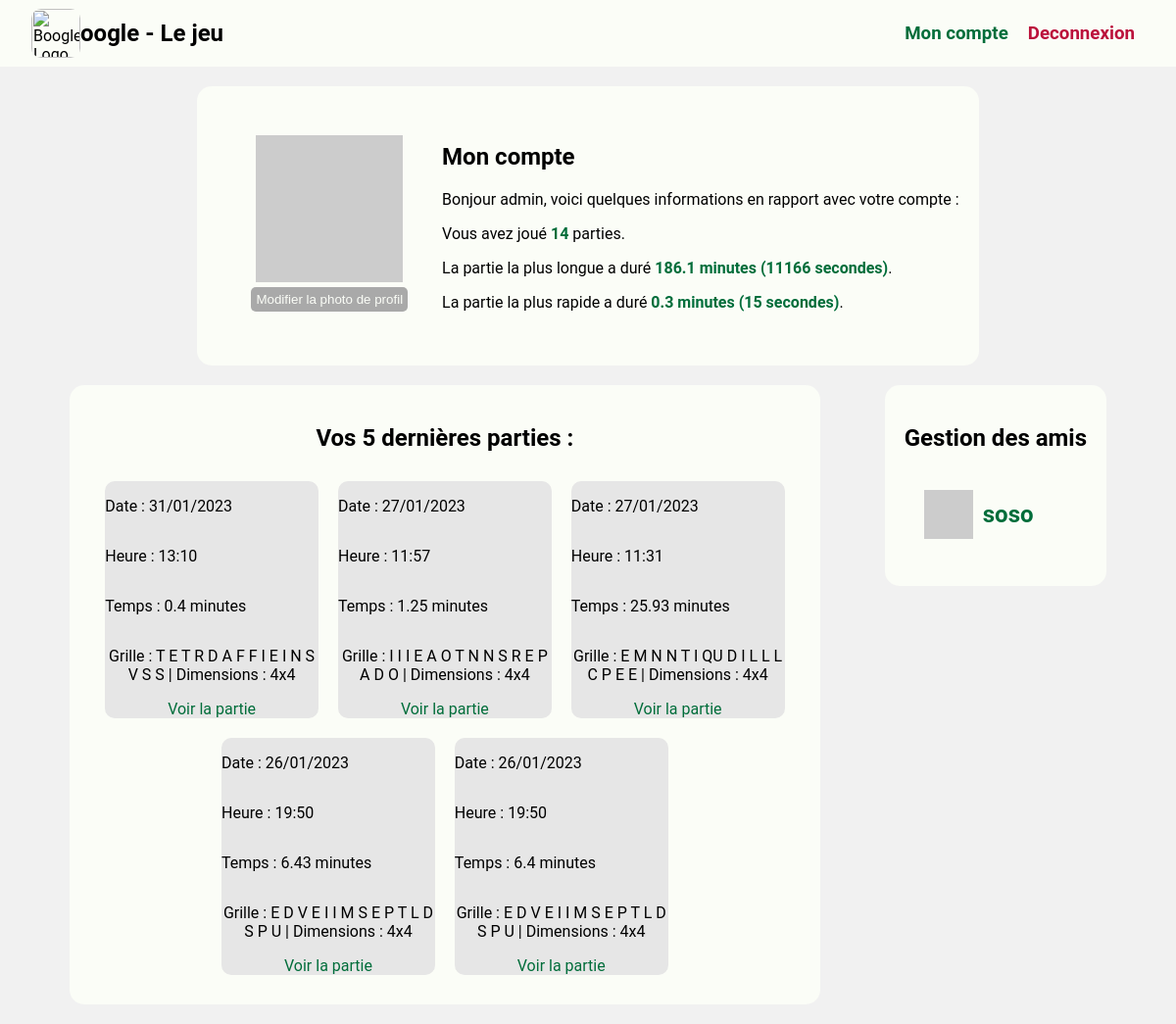
Screenshot of /account.php (signed in) with the database file from the repository.
### tables this page shows
CREATE TABLE `partie` (
  `idPartie` varchar(50) NOT NULL,
  `NbMotsTrouves` varchar(50) DEFAULT NULL,
  `idVainqueur` varchar(50) DEFAULT NULL,
  `dimensionsGrille` varchar(10) NOT NULL,
  `Grille` longtext DEFAULT NULL CHECK (json_valid(`Grille`)),
  `NomDicoUtilise` varchar(50) DEFAULT NULL,
  `DateDebutPartie` datetime DEFAULT NULL,
  `DateFinPartie` datetime DEFAULT NULL,
  `idChat` varchar(50) DEFAULT NULL
);

CREATE TABLE `amis` (
  `idUser1` int(11) NOT NULL,
  `idUser2` int(11) NOT NULL
);

CREATE TABLE `utilisateur` (
  `idUser` int(11) NOT NULL,
  `photoProfil` varchar(50) DEFAULT NULL,
  `pseudoUser` varchar(50) DEFAULT NULL,
  `login` varchar(50) DEFAULT NULL,
  `email` varchar(50) NOT NULL,
  `password` varchar(255) DEFAULT NULL
);

### public/controller/Joueur.php (the view, shortened to what this page needs)
<?php
class Joueur
{
    private $idUser;
    private $email;
    private $pseudo;
    public function __construct($idUser)
    {
        $this->idUser = $idUser;
        global $conn;
        $sql = "SELECT * FROM utilisateur WHERE idUser = :idUser";
        $stmt = $conn->prepare($sql);
        $stmt->execute(["idUser" => $this->idUser]);
        $result = $stmt->fetch();
        $this->email = $result["email"];
        $this->pseudo = $result["pseudoUser"];
    }
    public function nombrePartiesJouees()
    {
        global $conn;
        $sql = "SELECT COUNT(*) FROM jouer WHERE idUser = :idUser";
        $stmt = $conn->prepare($sql);
        $stmt->execute(["idUser" => $this->idUser]);
        $result = $stmt->fetch();
        return $result[0];
    }
    public function partiePlusLongue()
    {
        global $conn;
        $sql = "SELECT DateFinPartie - DateDebutPartie FROM partie WHERE idPartie IN (SELECT idPartie FROM jouer WHERE idUser = :idUser) ORDER BY DateFinPartie - DateDebutPartie DESC LIMIT 1";
        $stmt = $conn->prepare($sql);
        $stmt->execute(["idUser" => $this->idUser]);
        $result = $stmt->fetch();
        $temps = $result[0];
        $msg = round($temps / 60, 1) . " minutes ($temps secondes)";
        return $msg;
    }
    public function partiePlusRapide()
    {
        global $conn;
        $sql = "SELECT DateFinPartie - DateDebutPartie FROM partie WHERE idPartie IN (SELECT idPartie FROM jouer WHERE idUser = :idUser) ORDER BY DateFinPartie - DateDebutPartie ASC LIMIT 1";
        $stmt = $conn->prepare($sql);
        $stmt->execute(["idUser" => $this->idUser]);
        $result = $stmt->fetch();
        $temps = $result[0];
        $msg = round($temps / 60, 1)  . " minutes ($temps secondes)";
        return $msg;
    }
    public function echoInFriendList()
    {
        $hash = md5(strtolower(trim($this->email)));
        echo "<div class='friend'>
        <div class='friend-header'>
        <img src='https://www.gravatar.com/avatar/{$hash}?s=200&d=identicon' alt='Profile picture' height='50' />
            <a href='compte.php?{$this->idUser}' ><h2 class='friendName'>{$this->pseudo}</h2></a>
            <i class='fas fa-comment-alt-lines'></i>
        </div>
        </div>";
    }
    public function getParties($nombre)
    {
        global $conn;
        $sql = "SELECT * FROM partie WHERE idPartie IN (SELECT idPartie FROM jouer WHERE idUser = ?) ORDER BY DateFinPartie DESC LIMIT ? ";
        $stmt = $conn->prepare($sql);
        $stmt->bindParam(1, $this->idUser);
        $stmt->bindParam(2, $nombre, PDO::PARAM_INT);
        try {
            $stmt->execute();
        } catch (PDOException $e) {
            echo $e->getMessage();
        }
        while ($result = $stmt->fetch()) {
            $date = date("d/m/Y", strtotime($result["DateDebutPartie"]));
            $heure = date("H:i", strtotime($result["DateDebutPartie"]));
            $temps = date("U", strtotime($result["DateFinPartie"])) - date("U", strtotime($result["DateDebutPartie"]));
            $temps = $temps / 60;
            $temps = round($temps, 2);
            $temps = $temps . " minutes";
            $grille = $result["Grille"];
            $grille = str_replace('"', "", $grille);
            $grille = str_replace("[", "", $grille);
            $grille = str_replace("]", "", $grille);
            $grille = str_replace(",", " ", $grille);
            $dimensions = $result["dimensionsGrille"];
            $idPartie = $result["idPartie"];
            echo "<div class='partie'>
                    <p>Date : $date</p>
                    <p>Heure : $heure</p>
                    <p>Temps : $temps</p>
                    <p>Grille : {$grille} | Dimensions : {$dimensions}</p>
                    <a href='partie.php?idPartie=$idPartie'>Voir la partie</a>
                </div>";
        }
    }
    public function echoFriendsList()
    {
        global $conn;
        $sql = "SELECT * FROM amis WHERE idUser1 = ? OR idUser2 = ?";
        $stmt = $conn->prepare($sql);
        $stmt->bindParam(1, $this->idUser);
        $stmt->bindParam(2, $this->idUser);
        try {
            $stmt->execute();
        } catch (PDOException $e) {
            echo $e->getMessage();
        }
        $result = $stmt->fetchAll();
        if (count($result) == 0) {
            echo "<p>Vous n'avez pas encore d'amis</p>";
        } else {
            foreach ($result as $friend) {
                if ($friend["idUser1"] == $this->idUser) {
                    $id = $friend["idUser2"];
                } else {
                    $id = $friend["idUser1"];
                }
                $user = new Joueur($id);
                $user->echoInFriendList();
            }
        }
    }
    public function getProfilePicture($taille = 150)
    {
        $hash = md5(strtolower(trim($this->email)));
        echo "<img src='https://www.gravatar.com/avatar/{$hash}?s=200&d=identicon' alt='Profile picture' height='{$taille}' />";
    }
}

### public/account.php (shortened to what this page needs)
<?php
require_once("config/config.php");
require_once("controller/Joueur.php");
$joueur = new Joueur($_SESSION["idUser"]);
?>
<!DOCTYPE html>
<html lang="fr">
<head>
    <link rel="stylesheet" href="assets/styles/main.css">
    <link rel="stylesheet" href="https://use.fontawesome.com/releases/v5.6.3/css/all.css">
    <link rel="stylesheet" href="https://use.fontawesome.com/releases/v5.7.1/css/all.css">
</head>
<body>
    <main class="flex-column">
        <section class="flex-row">
            <div class="left-profile flex-column">
                <?php $joueur->getProfilePicture(); ?>
                <button class="btn btn-primary" disabled>Modifier la photo de profil</button>
            </div>
            <div class="right-profile">
            <h1>Mon compte</h1>
            <p>Bonjour <?php echo $_SESSION["user"]["pseudoUser"]; ?>, voici quelques informations en rapport avec votre compte :</p>
            <p>Vous avez joué <span class="stat"><?php echo $joueur->nombrePartiesJouees(); ?></span> parties.</p>
            <p>La partie la plus longue a duré <span class="stat"><?php echo $joueur->partiePlusLongue(); ?></span>.</p>
            <p>La partie la plus rapide a duré <span class="stat"><?php echo $joueur->partiePlusRapide(); ?></span>.</p>
            </div>
        </section>
        <div class="flex-row container-compte">
        <section class="section-partie">
            <h1>Vos 5 dernières parties :</h1>
            <div class="partie-liste">
            <?php
            $joueur->getParties(5);
            ?>
            </div>
        </section>
        <section class="friend-list">
            <h1>Gestion des amis</h1>
            <?php
            $joueur->echoFriendsList();
            ?>
        </section>
        </div>
    </main>
</body>
</html>

### public/assets/styles/main.css (style rules this page uses)
:root { --bg_color: #F1F1F1; --green: #006d3a; --blue: #00456d; --sub_blue: #006d8c; --white_sub: #e6e6e6; --yellow: #ceb307; --red: #bb113b; --white: #fbfdf7; --orange: #be7c00; --gray: #a9a9a9; }
body { background-color: var(--bg_color); font-family: 'Roboto', sans-serif; margin: 0; }
a { text-decoration: none; color: var(--green); }
.flex-column { display: flex; flex-direction: column; align-items: center; }
.flex-row { display: flex; flex-direction: row; align-items: center; }
main { margin-left: 5px; margin-right: 5px; }
nav { display: flex; justify-content: space-between; align-items: center; padding: 0 2rem; background-color: var(--white); margin-bottom: 20px; }
.left { display: flex; align-items: center; }
.right * { margin: 5px; }
.logout { color: var(--red) !important; }
nav img { width: 50px; height: 50px; border-radius: 10px; }
section { background-color: var(--white); width: fit-content; margin: 0 auto; padding: 20px; border-radius: 15px; margin-bottom: 20px; }
.stat { color: var(--green); font-weight: bolder; }
.section-partie { width: 61%; text-align: center; margin-left: auto; margin-right: 0; }
.partie { display: flex; flex-direction: column; align-items: flex-start; background-color: var(--white_sub); border-radius: 10px; margin: 10px; width: 30%; }
.left-profile { margin: 30px; }
.left-profile button { background-color: var(--green); color: var(--white); cursor: pointer; border: none; border-radius: 5px; padding: 5px; margin: 5px; }
button:disabled { background-color: var(--gray); cursor: not-allowed; }
.partie-liste { display: flex; flex-direction: row; align-items: center; justify-content: center; flex-wrap: wrap; }
.partie a { align-self: center; }
.container-compte { display: flex; flex-direction: row; align-items: flex-start; }
.friend { display: flex; flex-direction: row; align-items: center; justify-content: space-between; margin: 10px; width: 100%; }
.friend-header { display: flex; flex-direction: row; align-items: center; margin: 10px; gap: 10px; width: 100%; }

### rows the page displays
partie: DateDebutPartie "31/01/2023", DateDebutPartie "13:10", temps "0.4 minutes", Grille "T E T R D A F F I E I N S V S S", dimensionsGrille "4x4"
partie: DateDebutPartie "27/01/2023", DateDebutPartie "11:57", temps "1.25 minutes", Grille "I I I E A O T N N S R E P A D O", dimensionsGrille "4x4"
partie: DateDebutPartie "27/01/2023", DateDebutPartie "11:31", temps "25.93 minutes", Grille "E M N N T I QU D I L L L C P E E", dimensionsGrille "4x4"
partie: DateDebutPartie "26/01/2023", DateDebutPartie "19:50", temps "6.43 minutes", Grille "E D V E I I M S E P T L D S P U", dimensionsGrille "4x4"
partie: DateDebutPartie "26/01/2023", DateDebutPartie "19:50", temps "6.4 minutes", Grille "E D V E I I M S E P T L D S P U", dimensionsGrille "4x4"
amis: idUser2.pseudoUser "soso"

### other values shown
$_SESSION["user"]["pseudoUser"] "admin"
$joueur->nombrePartiesJouees() "14"
$joueur->partiePlusLongue() "186.1 minutes (11166 secondes)"
$joueur->partiePlusRapide() "0.3 minutes (15 secondes)"
